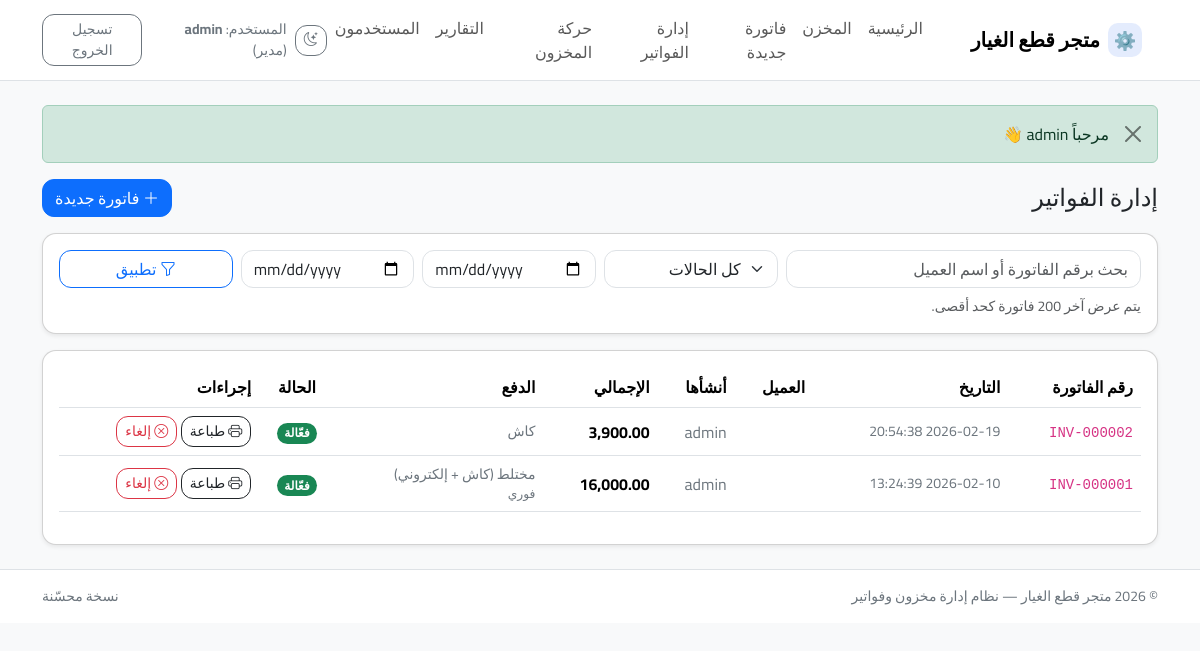
Screenshot of /invoices.php (signed in) with the database file from the repository.
### tables this page shows
CREATE TABLE users (
        id INTEGER PRIMARY KEY AUTOINCREMENT,
        username TEXT NOT NULL UNIQUE,
        password_hash TEXT NOT NULL,
        role TEXT NOT NULL DEFAULT 'كاشير',
        is_active INTEGER NOT NULL DEFAULT 1,
        created_at TEXT NOT NULL,
        updated_at TEXT NOT NULL
      );

CREATE TABLE invoices (
        id INTEGER PRIMARY KEY AUTOINCREMENT,
        invoice_no TEXT NOT NULL UNIQUE,
        customer_name TEXT,
        subtotal REAL NOT NULL DEFAULT 0,
        discount REAL NOT NULL DEFAULT 0,
        tax REAL NOT NULL DEFAULT 0,
        total REAL NOT NULL DEFAULT 0,

        payment_type TEXT NOT NULL DEFAULT 'cash',
        electronic_method TEXT,
        paid_cash REAL NOT NULL DEFAULT 0,
        paid_electronic REAL NOT NULL DEFAULT 0,

        status TEXT NOT NULL DEFAULT 'posted',
        created_at TEXT NOT NULL,
        created_by INTEGER,
        canceled_at TEXT,
        canceled_by INTEGER,
        cancel_note TEXT,
        FOREIGN KEY(created_by) REFERENCES users(id) ON DELETE SET NULL,
        FOREIGN KEY(canceled_by) REFERENCES users(id) ON DELETE SET NULL
      );

### config.php (called while the page is built, shortened)
<?php
function h(string $s): string {
  return htmlspecialchars($s, ENT_QUOTES | ENT_SUBSTITUTE, 'UTF-8');
}
function money_fmt($n): string {
  $v = (float)$n;
  $s = number_format($v, 2, '.', ',');
  return CURRENCY !== '' ? ($s . ' ' . CURRENCY) : $s;
}
function payment_type_label(?string $t): string {
  $t = (string)($t ?? '');
  if ($t === 'mixed') return 'مختلط (كاش + إلكتروني)';
  return 'كاش';
}
function electronic_method_label(?string $m): string {
  $m = (string)($m ?? '');
  $map = (array)ELECTRONIC_METHODS;
  return $map[$m] ?? '';
}
function flash_get_all(): array {
  $msgs = $_SESSION['flash'] ?? [];
  return $msgs;
}
function current_user(PDO $pdo): ?array {
  $stmt = $pdo->prepare('SELECT id, username, role, is_active FROM users WHERE id = ?');
  $stmt->execute([(int)$_SESSION['user_id']]);
  $u = $stmt->fetch(PDO::FETCH_ASSOC);
  return $u;
}

### invoices.php (the view, shortened to what this page needs)
<?php
require_once __DIR__ . '/config.php';
$q = trim($_GET['q'] ?? '');
$status = trim($_GET['status'] ?? '');
$start = trim($_GET['start'] ?? '');
$end = trim($_GET['end'] ?? '');
$conditions = [];
$params = [];
$where = $conditions ? ('WHERE ' . implode(' AND ', $conditions)) : '';
$stmt = $pdo->prepare(
  "SELECT i.id, i.invoice_no, i.customer_name, i.total, i.payment_type, i.electronic_method, i.status, i.created_at, u.username AS created_by_name
   FROM invoices i
   LEFT JOIN users u ON u.id = i.created_by
   $where
   ORDER BY i.created_at DESC
   LIMIT 200"
);
$stmt->execute($params);
$invoices = $stmt->fetchAll(PDO::FETCH_ASSOC);
include __DIR__ . '/header.php';
?>
<div class="d-flex align-items-center justify-content-between flex-wrap gap-2 mb-3">
  <h1 class="h4 m-0">إدارة الفواتير</h1>
  <a class="btn btn-primary" href="sales.php"><i class="bi bi-plus-lg"></i> فاتورة جديدة</a>
</div>
<div class="card shadow-sm mb-3">
  <div class="card-body">
    <form class="row g-2" method="get">
      <div class="col-12 col-lg-4">
        <input class="form-control" name="q" value="<?= h($q); ?>" placeholder="بحث برقم الفاتورة أو اسم العميل">
      </div>
      <div class="col-6 col-lg-2">
        <select class="form-select" name="status">
          <option value="" <?= $status===''?'selected':''; ?>>كل الحالات</option>
        </select>
      </div>
      <div class="col-6 col-lg-2">
        <input class="form-control" type="date" name="start" value="<?= h($start); ?>">
      </div>
      <div class="col-6 col-lg-2">
        <input class="form-control" type="date" name="end" value="<?= h($end); ?>">
      </div>
      <div class="col-6 col-lg-2 d-grid">
        <button class="btn btn-outline-primary"><i class="bi bi-funnel"></i> تطبيق</button>
      </div>
    </form>
    <div class="form-text mt-2">يتم عرض آخر 200 فاتورة كحد أقصى.</div>
  </div>
</div>
<div class="card shadow-sm">
  <div class="card-body">
    <?php if ($invoices): ?>
    <div class="table-responsive">
      <table class="table table-hover align-middle">
        <thead>
          <tr>
            <th>رقم الفاتورة</th>
            <th>التاريخ</th>
            <th>العميل</th>
            <th>أنشأها</th>
            <th class="text-end">الإجمالي</th>
            <th>الدفع</th>
            <th class="text-center">الحالة</th>
            <th class="text-end">إجراءات</th>
          </tr>
        </thead>
        <tbody>
          <?php foreach ($invoices as $inv):
            $st = (string)$inv['status'];
            $badge = $st === 'canceled' ? 'danger' : 'success';
          ?>
          <tr>
            <td><code><?= h((string)$inv['invoice_no']); ?></code></td>
            <td class="text-secondary small"><?= h((string)$inv['created_at']); ?></td>
            <td><?= h((string)($inv['customer_name'] ?? '')); ?></td>
            <td class="text-secondary"><?= h((string)($inv['created_by_name'] ?? '')); ?></td>
            <td class="text-end fw-bold"><?= money_fmt($inv['total']); ?></td>
            <td class="text-secondary small">
              <?= h(payment_type_label((string)($inv['payment_type'] ?? 'cash'))); ?>
              <?php if (!empty($inv['electronic_method']) && (string)($inv['payment_type'] ?? '') !== 'cash'): ?>
                <div class="small"><?= h(electronic_method_label((string)$inv['electronic_method'])); ?></div>
              <?php endif; ?>
            </td>
            <td class="text-center"><span class="badge text-bg-<?= h($badge); ?>"><?= $st === 'canceled' ? 'ملغاة' : 'فعّالة'; ?></span></td>
            <td class="text-end">
              <a class="btn btn-sm btn-outline-dark" href="invoice_print.php?id=<?= (int)$inv['id']; ?>"><i class="bi bi-printer"></i> طباعة</a>
              <?php if ($st !== 'canceled'): ?>
                <button class="btn btn-sm btn-outline-danger" type="button" data-bs-toggle="modal" data-bs-target="#cancelModal<?= (int)$inv['id']; ?>">
                  <i class="bi bi-x-circle"></i> إلغاء
                </button>
              <?php endif; ?>
            </td>
          </tr>
          <?php endforeach; ?>
        </tbody>
      </table>
    </div>
    <?php else: ?>
      <div class="text-secondary">لا توجد فواتير مطابقة.</div>
    <?php endif; ?>
  </div>
</div>
<?php include __DIR__ . '/footer.php'; ?>

### header.php (shortened to what this page needs)
<?php
require_once __DIR__ . '/config.php';
$user = current_user($pdo);
?>
<!doctype html>
<html lang="ar" dir="rtl" data-bs-theme="light">
<head>
  <link href="https://cdn.jsdelivr.net/npm/bootstrap@5.3.3/dist/css/bootstrap.min.css" rel="stylesheet">
  <link rel="stylesheet" href="https://cdn.jsdelivr.net/npm/bootstrap-icons@1.11.3/font/bootstrap-icons.min.css">
  <link rel="stylesheet" href="assets/styles.css">
</head>
<body class="bg-body-tertiary">
<nav class="navbar navbar-expand-lg bg-body border-bottom sticky-top">
  <div class="container">
    <a class="navbar-brand fw-bold d-flex align-items-center gap-2" href="index.php">
      <span class="brand-mark">⚙️</span>
      <span><?= h(STORE_NAME); ?></span>
    </a>
    <div class="collapse navbar-collapse" id="nav">
      <?php if ($user): ?>
      <ul class="navbar-nav me-auto mb-2 mb-lg-0">
        <li class="nav-item"><a class="nav-link" href="index.php">الرئيسية</a></li>
        <?php if (in_array($user['role'], ['مدير','مخزن'], true)): ?>
          <li class="nav-item">
            <a class="nav-link" href="products.php">
              المخزن
            </a>
          </li>
        <?php endif; ?>
        <?php if (in_array($user['role'], ['مدير','كاشير'], true)): ?>
          <li class="nav-item"><a class="nav-link" href="sales.php">فاتورة جديدة</a></li>
          <li class="nav-item"><a class="nav-link" href="invoices.php">إدارة الفواتير</a></li>
        <?php endif; ?>
        <?php if (in_array($user['role'], ['مدير','مخزن'], true)): ?>
          <li class="nav-item"><a class="nav-link" href="movements.php">حركة المخزون</a></li>
        <?php endif; ?>
        <?php if (in_array($user['role'], ['مدير'], true)): ?>
          <li class="nav-item"><a class="nav-link" href="reports.php">التقارير</a></li>
          <li class="nav-item"><a class="nav-link" href="users.php">المستخدمون</a></li>
        <?php endif; ?>
      </ul>
      <?php endif; ?>
      <div class="d-flex align-items-center gap-2 ms-auto">
        <button class="btn btn-outline-secondary btn-sm" id="themeToggle" type="button" title="وضع مظلم/فاتح">
          <i class="bi bi-moon-stars"></i>
        </button>
        <?php if ($user): ?>
          <span class="text-secondary small d-none d-lg-inline">
            المستخدم: <strong><?= h($user['username']); ?></strong> (<?= h($user['role']); ?>)
          </span>
          <a class="btn btn-outline-secondary btn-sm" href="logout.php">تسجيل الخروج</a>
        <?php else: ?>
          <a class="btn btn-outline-primary btn-sm" href="login.php">تسجيل الدخول</a>
        <?php endif; ?>
      </div>
    </div>
  </div>
</nav>
<main class="container py-4">
<?php foreach (flash_get_all() as $f): ?>
  <div class="alert alert-<?= h($f['type']); ?> alert-dismissible fade show" role="alert">
    <?= h($f['msg']); ?>
    <button type="button" class="btn-close" data-bs-dismiss="alert"></button>
  </div>
<?php endforeach; ?>

### assets/styles.css (style rules this page uses)
:root { --brand: #2563EB; --brand-2: #16A34A; --radius: 14px; }
html, body { font-family: "Cairo", system-ui, -apple-system, "Segoe UI", Tahoma, Arial, sans-serif; }
code { direction: ltr; unicode-bidi: bidi-override; }
.table th, .table td { vertical-align: middle; }
.navbar .navbar-brand .brand-mark { display: inline-flex; align-items: center; justify-content: center; width: 34px; height: 34px; border-radius: 10px; background: rgba(37,99,235,0.12); color: var(--brand); font-size: 18px; }
.card { border-radius: var(--radius); }
.btn { border-radius: 12px; }
.form-control, .form-select { border-radius: 12px; }
.badge { border-radius: 999px; }

### rows the page displays
users: username "admin", role "مدير"
invoices: invoice_no "INV-000002", created_at "2026-02-19 20:54:38", created_by.username "admin", total "3,900.00", payment_type "كاش", status "فعّالة"
invoices: invoice_no "INV-000001", created_at "2026-02-10 13:24:39", created_by.username "admin", total "16,000.00", payment_type "مختلط (كاش + إلكتروني)", electronic_method "فوري", status "فعّالة"

### other values shown
STORE_NAME "متجر قطع الغيار"
$f['msg'] "مرحباً admin 👋"
